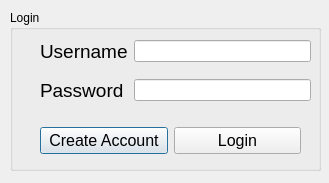
<?xml version="1.0" encoding="UTF-8"?>
<ui version="4.0">
 <class>Dialog</class>
 <widget class="QDialog" name="Dialog">
  <property name="geometry">
   <rect>
    <x>0</x>
    <y>0</y>
    <width>329</width>
    <height>183</height>
   </rect>
  </property>
  <property name="windowTitle">
   <string>Dialog</string>
  </property>
  <widget class="QGroupBox" name="groupBox">
   <property name="geometry">
    <rect>
     <x>10</x>
     <y>10</y>
     <width>311</width>
     <height>161</height>
    </rect>
   </property>
   <property name="title">
    <string>Login</string>
   </property>
   <widget class="QWidget" name="gridLayoutWidget">
    <property name="geometry">
     <rect>
      <x>30</x>
      <y>20</y>
      <width>271</width>
      <height>82</height>
     </rect>
    </property>
    <layout class="QGridLayout" name="gridLayout">
     <item row="1" column="1">
      <widget class="QLineEdit" name="lineEdit_2">
       <property name="echoMode">
        <enum>QLineEdit::Password</enum>
       </property>
      </widget>
     </item>
     <item row="0" column="1">
      <widget class="QLineEdit" name="lineEdit"/>
     </item>
     <item row="1" column="0">
      <widget class="QLabel" name="label_2">
       <property name="font">
        <font>
         <pointsize>14</pointsize>
        </font>
       </property>
       <property name="text">
        <string>Password</string>
       </property>
      </widget>
     </item>
     <item row="0" column="0">
      <widget class="QLabel" name="label">
       <property name="font">
        <font>
         <pointsize>14</pointsize>
        </font>
       </property>
       <property name="text">
        <string>Username</string>
       </property>
      </widget>
     </item>
    </layout>
   </widget>
   <widget class="QWidget" name="horizontalLayoutWidget">
    <property name="geometry">
     <rect>
      <x>30</x>
      <y>110</y>
      <width>261</width>
      <height>41</height>
     </rect>
    </property>
    <layout class="QHBoxLayout" name="horizontalLayout">
     <item>
      <widget class="QPushButton" name="CreateAccButton">
       <property name="font">
        <font>
         <pointsize>12</pointsize>
        </font>
       </property>
       <property name="text">
        <string>Create Account</string>
       </property>
      </widget>
     </item>
     <item>
      <widget class="QPushButton" name="LoginButton">
       <property name="font">
        <font>
         <pointsize>12</pointsize>
        </font>
       </property>
       <property name="text">
        <string>Login</string>
       </property>
      </widget>
     </item>
    </layout>
   </widget>
  </widget>
 </widget>
 <tabstops>
  <tabstop>lineEdit</tabstop>
  <tabstop>lineEdit_2</tabstop>
  <tabstop>LoginButton</tabstop>
  <tabstop>CreateAccButton</tabstop>
 </tabstops>
 <resources/>
 <connections/>
</ui>
